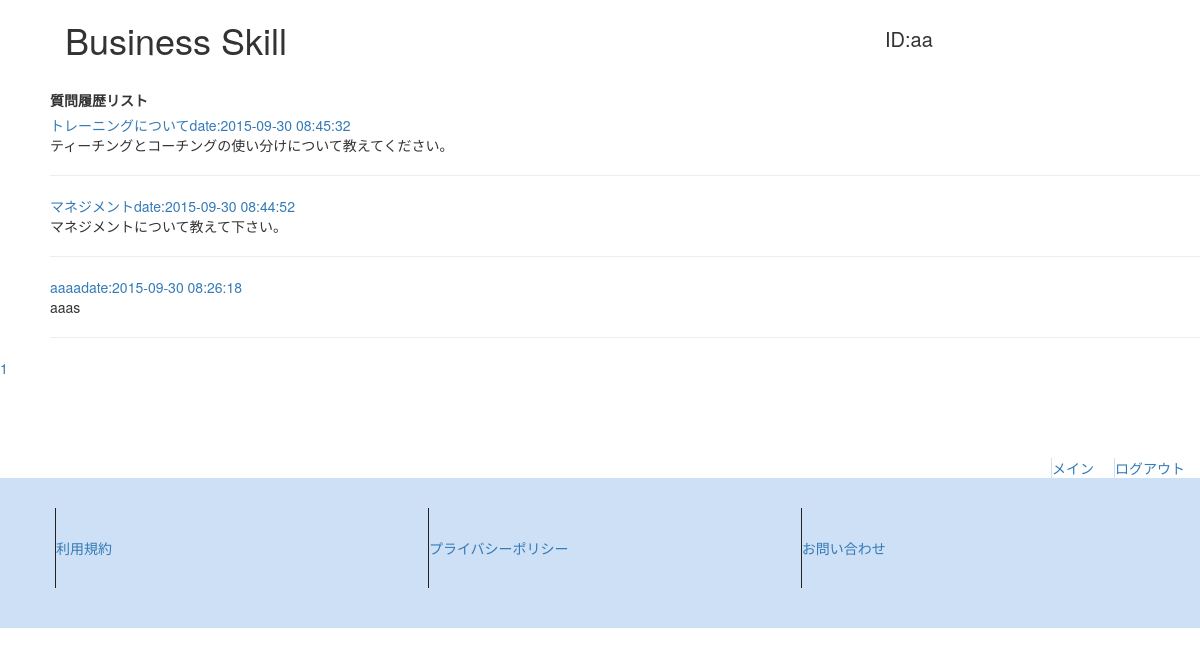
The app's page /history_list.php (signed in), older data.
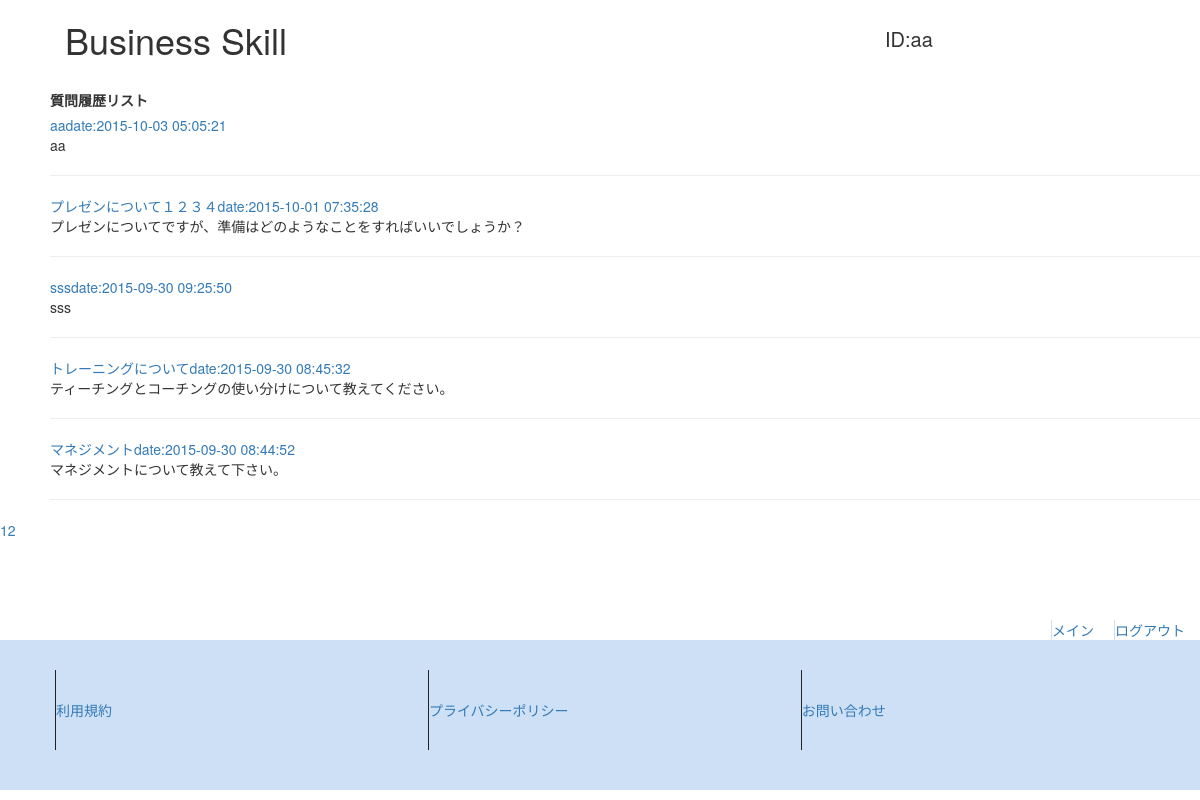
The same page, newer data.
### tables this page shows
CREATE TABLE IF NOT EXISTS `question` (
  `id` int(255) NOT NULL,
  `title` varchar(255) NOT NULL,
  `question` text NOT NULL,
  `date` datetime NOT NULL,
  `user_id` varchar(255) NOT NULL
);

### require/session.php (called while the page is built, shortened)
<?php
    $id = $_SESSION["id"];
?>

### history_list.php (the view, shortened to what this page needs)
<?php
    require('require/session.php');
    $num = 5;
    $count = 0;
    $i = 0;
    $page_num = "";
    $view = array();
    $pdo = new PDO('mysql:dbname=bs;host=localhost', 'root', '');
    $stmt = $pdo->prepare("SELECT * FROM question WHERE user_id='$id' ORDER BY date DESC");
    $flag = $stmt->execute();
    if($flag==false){
        $view = "SQLエラー";
    }else{
        while( $result = $stmt->fetch(PDO::FETCH_ASSOC)){
            if($i == 0){
                $view[$count] = "";
            }
            $view[$count] .= '<a href="question_history.php?question_id='.$result['id'].'&id='.$id.'"method="get" action="question_history.php">'.$result['title'].'date:'.$result['date'].'</a><br>'.mb_substr($result['question'],0,100,'UTF-8').'<br><hr>';
            $i++;
            if($i >= $num){
                $count++;
                $i = 0;
            }
        }
        if($i > 0 && $i < 5){
            $count++;
        }
        $page = 0;
        $view_num = $view[$page];
        for($i=1; $i <= $count; $i++){
            $page_num .=  '<a href="history_list.php?page='.$i.'">'.$i.'</a>';
        }
    }
?>
<?php require('require/header.php'); ?>
<div class="margin_left50">
    <label class="margin_top20">質問履歴リスト</label>
    <br>
    <?=$view_num?>
</div>
    <div class ='page_num'>
    <?=$page_num?>
</div>
<?php require('require/footer.php'); ?>

Row changes from the older to the newer data that the page shows:
no longer on this page (row unchanged): question: title "aaaa", date "2015-09-30 08:26:18", question "aaas"
added question: title "aa", date "2015-10-03 05:05:21", question "aa"
added question: title "プレゼンについて１２３４", date "2015-10-01 07:35:28", question "プレゼンについてですが、準備はどのようなことをすればいいでしょうか？"
added question: title "sss", date "2015-09-30 09:25:50", question "sss"
Text that changed along with them:
text no longer shown: "date: date: date:"
text now shown: "date: date: date: date: date:"
new list line: "2"
